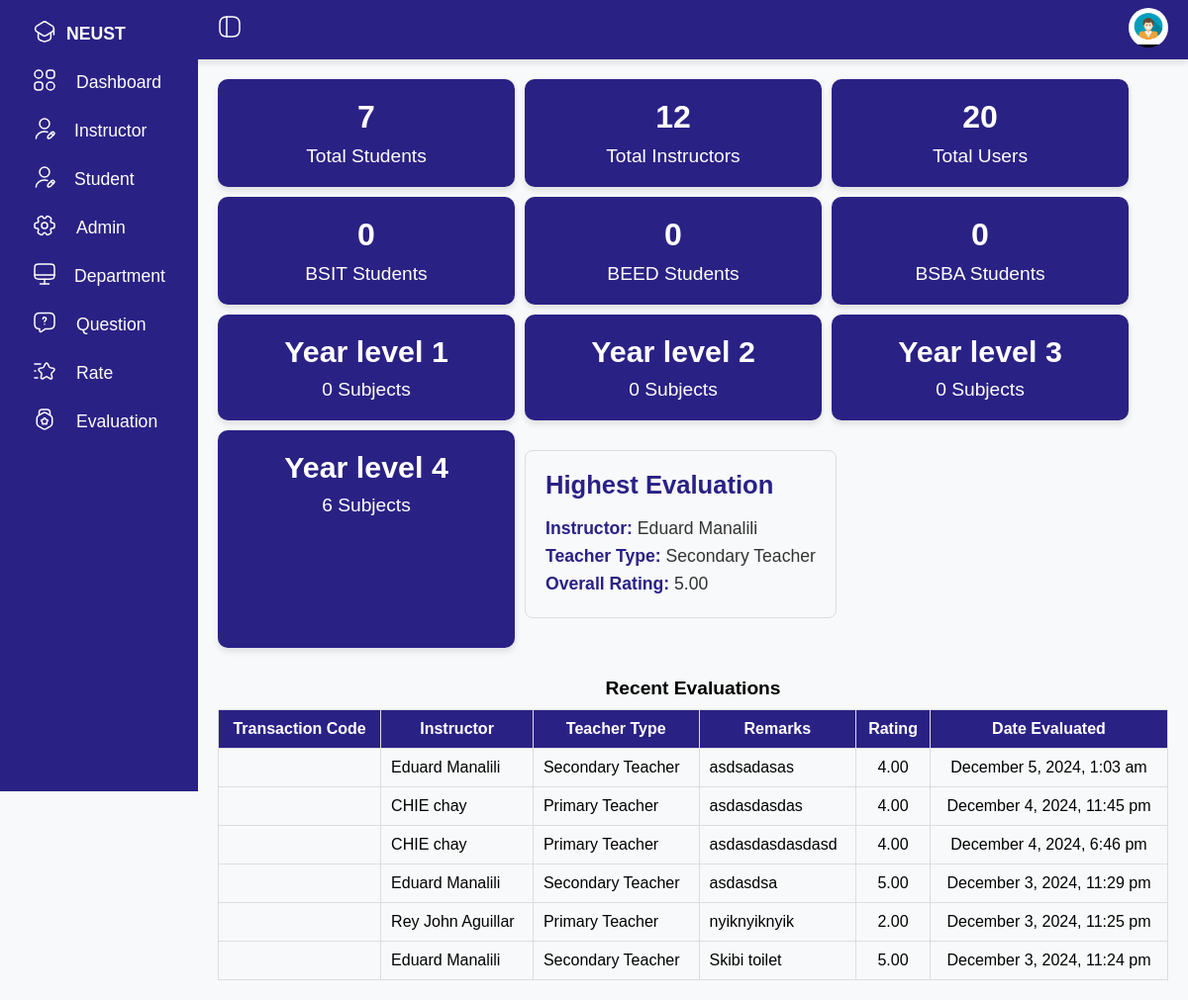
The page /dashboard.php (signed in) on the database as committed earlier.
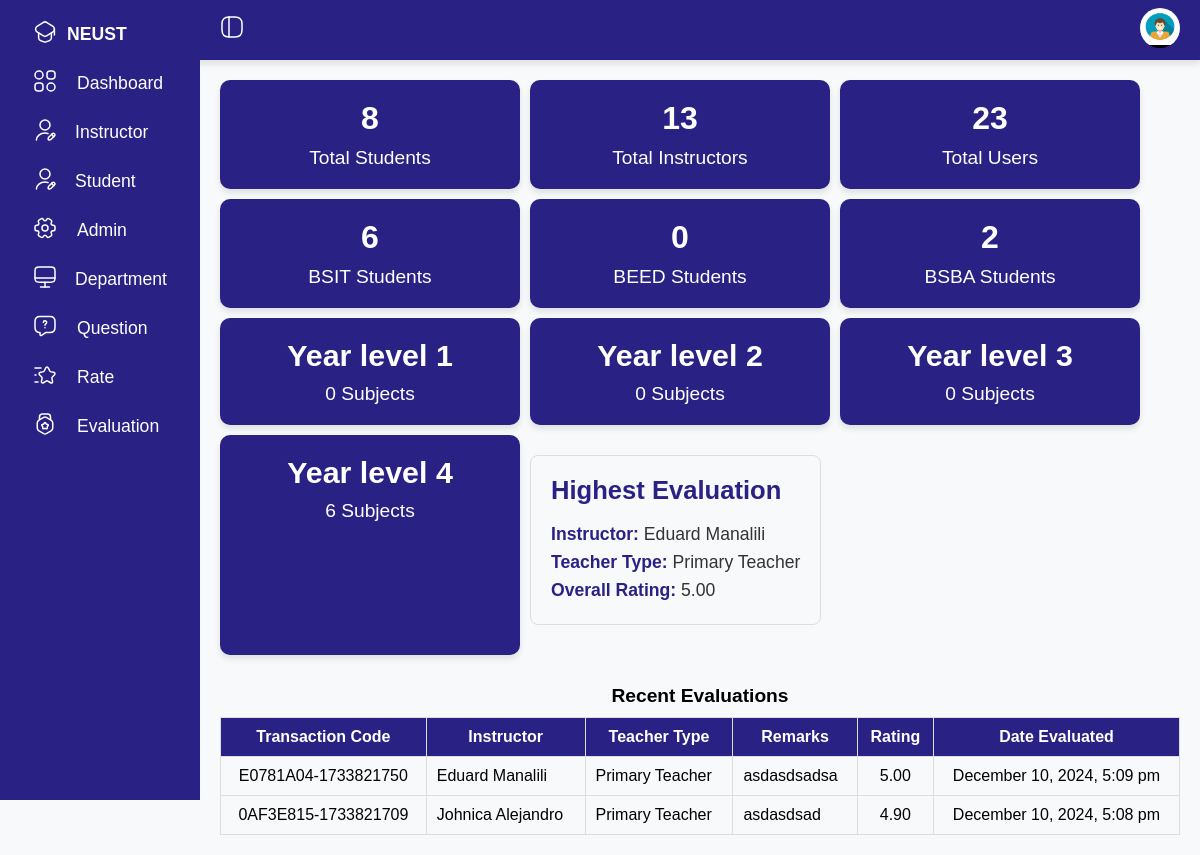
The same page on the database as committed later.
### tables this page shows
CREATE TABLE `class_teacher` (
  `class_teacher_id` int(11) NOT NULL,
  `advisory_class_id` int(11) NOT NULL,
  `teacher_type` varchar(50) NOT NULL,
  `sub_id` int(11) NOT NULL,
  `user_id` int(11) NOT NULL
);

CREATE TABLE `evaluation` (
  `eval_id` int(11) NOT NULL,
  `remarks` text NOT NULL,
  `rate_result` decimal(10,2) NOT NULL,
  `user_id` int(11) NOT NULL,
  `class_teacher_id` int(11) NOT NULL,
  `date_created` datetime DEFAULT current_timestamp(),
  `transaction_code` varchar(50) NOT NULL
);

CREATE TABLE `users` (
  `user_id` int(11) NOT NULL,
  `fname` varchar(100) NOT NULL,
  `mname` varchar(100) DEFAULT NULL,
  `lname` varchar(100) NOT NULL,
  `suffixname` varchar(20) DEFAULT NULL,
  `contact_no` varchar(20) NOT NULL,
  `houseno` int(20) NOT NULL,
  `street` varchar(100) NOT NULL,
  `barangay` varchar(100) NOT NULL,
  `city` varchar(100) NOT NULL,
  `province` varchar(100) NOT NULL,
  `postalcode` varchar(25) NOT NULL,
  `birthdate` date NOT NULL DEFAULT curdate(),
  `gender` enum('Female','Male') NOT NULL,
  `role` enum('Admin','Student','Instructor') NOT NULL,
  `email` varchar(100) NOT NULL,
  `password` varchar(100) DEFAULT NULL,
  `is_archived` tinyint(1) DEFAULT 0
);

### dashboard.php (the view, shortened to what the changed rows need)
<?php
include('db.php');
$students_query = "SELECT COUNT(*) AS total_students FROM users WHERE role = 'student'";
$students_stmt = $pdo->
    prepare($students_query);
$students_stmt->execute();
$total_students_row = $students_stmt->fetch(PDO::FETCH_ASSOC);
$total_students = $total_students_row['total_students'];
$instructors_query = "SELECT COUNT(*) AS total_instructors FROM users WHERE role = 'instructor'";
$instructors_stmt = $pdo->prepare($instructors_query);
$instructors_stmt->execute();
$total_instructors_row = $instructors_stmt->fetch(PDO::FETCH_ASSOC);
$total_instructors = $total_instructors_row['total_instructors'];
$allUsersQuery = $instructors_query = "SELECT COUNT(*) AS total_users FROM users";
$allUsersStmt = $pdo->prepare($allUsersQuery);
$allUsersStmt->execute();
$allUsers = $allUsersStmt->fetch(PDO::FETCH_ASSOC);
$allUsers = $allUsers['total_users'];
$studentsPerDepartmentQuery = "
    SELECT
    d.department,
    COUNT(u.user_id) AS total_students
    FROM
    user_dep ud
    JOIN
    department d ON ud.dep_id = d.dep_id
    JOIN
    users u ON ud.user_id = u.user_id
    WHERE
    u.role = 'Student'
    AND d.department = 'BSIT'
    GROUP BY
    d.department
    ";
$stmt = $pdo->prepare($studentsPerDepartmentQuery);
$stmt->execute();
$result = $stmt->fetch(PDO::FETCH_ASSOC);
$totalStudentsBSIT = !empty($result) ? $result['total_students'] : 0;
$studentsPerDepartmentQuery = "
    SELECT
    d.department,
    COUNT(u.user_id) AS total_students
    FROM
    user_dep ud
    JOIN
    department d ON ud.dep_id = d.dep_id
    JOIN
    users u ON ud.user_id = u.user_id
    WHERE
    u.role = 'Student'
    AND d.department = 'BSBA'
    GROUP BY
    d.department
    ";
$stmt = $pdo->prepare($studentsPerDepartmentQuery);
$stmt->execute();
$result = $stmt->fetch(PDO::FETCH_ASSOC);
$totalStudentsBSBA = !empty($result) ? $result['total_students'] : 0;
?>
<!DOCTYPE html>
<html lang="en">
<head>
    <link rel="stylesheet" href="">
</head>
<body>
    <div class="container">
        <div class="main">
            <div class="cardBox" style="display: flex; gap: 10px; flex-wrap: wrap; ">
                <div class="card"
                    style="background-color: #2A2185; color: white; padding: 20px; border-radius: 10px; box-shadow: 0 4px 6px rgba(0, 0, 0, 0.1); text-align: center; flex: 1; min-width: 250px; max-width: 300px;">
                    <div>
                        <div class="numbers" style="font-size: 2rem; font-weight: bold; color: white;">
                            <?php echo $total_students; ?>
                        </div>
                        <div class="cardName" style="font-size: 1.2rem; margin-top: 10px;">Total Students</div>
                    </div>
                </div>
                <div class="card"
                    style="background-color: #2A2185; color: white; padding: 20px; border-radius: 10px; box-shadow: 0 4px 6px rgba(0, 0, 0, 0.1); text-align: center; flex: 1; min-width: 250px; max-width: 300px;">
                    <div>
                        <div class="numbers" style="font-size: 2rem; font-weight: bold; color: white;">
                            <?php echo $total_instructors; ?>
                        </div>
                        <div class="cardName" style="font-size: 1.2rem; margin-top: 10px;">Total Instructors</div>
                    </div>
                </div>
                <div class="card"
                    style="background-color: #2A2185; color: white; padding: 20px; border-radius: 10px; box-shadow: 0 4px 6px rgba(0, 0, 0, 0.1); text-align: center; flex: 1; min-width: 250px; max-width: 300px;">
                    <div>
                        <div class="numbers" style="font-size: 2rem; font-weight: bold; color: white;">
                            <?php echo $allUsers; ?>
                        </div>
                        <div class="cardName" style="font-size: 1.2rem; margin-top: 10px;">Total Users</div>
                    </div>
                </div>
                <div class="card"
                    style="background-color: #2A2185; color: white; padding: 20px; border-radius: 10px; box-shadow: 0 4px 6px rgba(0, 0, 0, 0.1); text-align: center; flex: 1; min-width: 250px; max-width: 300px;">
                    <div>
                        <div class="numbers" style="font-size: 2rem; font-weight: bold; color: white;">
                            <?php echo $totalStudentsBSIT; ?>
                        </div>
                        <div class="cardName" style="font-size: 1.2rem; margin-top: 10px;">BSIT Students</div>
                    </div>
                </div>
                <div class="card"
                    style="background-color: #2A2185; color: white; padding: 20px; border-radius: 10px; box-shadow: 0 4px 6px rgba(0, 0, 0, 0.1); text-align: center; flex: 1; min-width: 250px; max-width: 300px;">
                    <div>
                        <div class="numbers" style="font-size: 2rem; font-weight: bold; color: white;">
                            <?php echo $totalStudentsBSBA; ?>
                        </div>
                        <div class="cardName" style="font-size: 1.2rem; margin-top: 10px;">BSBA Students</div>
                    </div>
                </div>
                <?php
                $yearLevels = [1, 2, 3, 4];
                foreach ($yearLevels as $yearLevel) {
                    try {
                        $query = "SELECT COUNT(DISTINCT subject.sub_id) AS unique_subject_count
          FROM subject
          JOIN class_teacher ON subject.sub_id = class_teacher.sub_id
          JOIN advisory_class ON class_teacher.advisory_class_id = advisory_class.advisory_class_id
          JOIN class ON advisory_class.class_id = class.class_id
          WHERE class.year_level = ?";
                        $stmt = $pdo->prepare($query);
                        $stmt->bindParam(1, $yearLevel, PDO::PARAM_INT);
                        $stmt->execute();
                        $uniqueSubjectCount = $stmt->fetchColumn() ?? 0;
                    } catch (PDOException $e) {
                        echo "Error: " . $e->getMessage();
                        die();
                    }
                    ?>
                    <div class="card"
                        style="background-color: #2A2185; color: white; padding: 20px; border-radius: 10px; box-shadow: 0 4px 6px rgba(0, 0, 0, 0.1); text-align: center; flex: 1; min-width: 250px; max-width: 300px;">
                        <div>
                            <div class="numbers" style="font-size: 1.9rem; font-weight: bold; color: white;">
                                Year level <?php echo htmlspecialchars($yearLevel); ?>
                            </div>
                            <div class="cardName" style="font-size: 1.2rem; margin-top: 10px;">
                                <?php echo $uniqueSubjectCount; ?> Subjects
                            </div>
                        </div>
                    </div>
                <?php } ?>
                <?php
                $highestEvaluationQuery = "
    SELECT
        e.eval_id,
        e.remarks,
        e.rate_result,
        e.date_created,
        u.fname AS instructor_fname,
        u.lname AS instructor_lname,
        ct.teacher_type
    FROM evaluation e
    JOIN class_teacher ct ON e.class_teacher_id = ct.class_teacher_id
    JOIN users u ON ct.user_id = u.user_id
    ORDER BY e.rate_result DESC
    LIMIT 1
";
                $stmt = $pdo->prepare($highestEvaluationQuery);
                $stmt->execute();
                $highestEvaluation = $stmt->fetch(PDO::FETCH_ASSOC);
                $recentEvaluationsQuery = "
    SELECT
        e.eval_id,
        e.remarks,
        e.rate_result,
        e.date_created,
        u.fname AS instructor_fname,
        u.lname AS instructor_lname,
        ct.teacher_type
    FROM evaluation e
    JOIN class_teacher ct ON e.class_teacher_id = ct.class_teacher_id
    JOIN users u ON ct.user_id = u.user_id
    ORDER BY e.date_created DESC
    LIMIT 10
";
                $stmt = $pdo->prepare($recentEvaluationsQuery);
                $stmt->execute();
                $result = $stmt->fetchAll(PDO::FETCH_ASSOC);
                if ($highestEvaluation): ?>
                    <div
                        style="background-color: #f8f9fa; padding: 20px; border-radius: 8px; border: 1px solid #ddd; margin-top: 20px; margin-bottom: 30px;">
                        <h3 style="font-size: 1.6rem; color: #2A2185; font-weight: bold; margin-bottom: 15px;">Highest
                            Evaluation</h3>
                        <p style="font-size: 1.1rem; color: #333; line-height: 1.6;">
                            <strong style="color: #2A2185;">Instructor:</strong>
                            <?php echo $highestEvaluation['instructor_fname'] . ' ' . $highestEvaluation['instructor_lname']; ?><br>
                            <strong style="color: #2A2185;">Teacher Type:</strong>
                            <?php echo $highestEvaluation['teacher_type']; ?><br>
                            <strong style="color: #2A2185;">Overall Rating:</strong>
                            <?php echo $highestEvaluation['rate_result']; ?><br>
                        </p>
                    </div>
                <?php endif; ?>
                <?php
                $recentEvaluationsQuery = "
    SELECT
        e.eval_id,
        e.transaction_code,
        e.remarks,
        e.rate_result,
        e.date_created,
        u.fname AS instructor_fname,
        u.lname AS instructor_lname,
        ct.teacher_type
    FROM evaluation e
    JOIN class_teacher ct ON e.class_teacher_id = ct.class_teacher_id
    JOIN users u ON ct.user_id = u.user_id
    ORDER BY e.date_created DESC
    LIMIT 10
";
                $stmt = $pdo->prepare($recentEvaluationsQuery);
                $stmt->execute();
                $result = $stmt->fetchAll(PDO::FETCH_ASSOC);
                if (count($result) > 0): ?>
                    <table style="width: 100%; border-collapse: collapse; margin-top: 20px; ">
                        <caption style="font-size: 1.2rem; font-weight: bold; margin-bottom: 10px;">Recent Evaluations
                        </caption>
                        <thead>
                            <tr style="background-color: #2A2185; color: white;">
                                <th style="padding: 10px; border: 1px solid #ddd;">Transaction Code</th>
                                <th style="padding: 10px; border: 1px solid #ddd;">Instructor</th>
                                <th style="padding: 10px; border: 1px solid #ddd;">Teacher Type</th>
                                <th style="padding: 10px; border: 1px solid #ddd;">Remarks</th>
                                <th style="padding: 10px; border: 1px solid #ddd;">Rating</th>
                                <th style="padding: 10px; border: 1px solid #ddd;">Date Evaluated</th>
                            </tr>
                        </thead>
                        <tbody>
                            <?php foreach ($result as $row): ?>
                                <tr>
                                    <td style="padding: 10px; border: 1px solid #ddd; text-align: center;">
                                        <?php echo $row['transaction_code']; ?>
                                    </td>
                                    <td style="padding: 10px; border: 1px solid #ddd;">
                                        <?php echo $row['instructor_fname'] . ' ' . $row['instructor_lname']; ?>
                                    </td>
                                    <td style="padding: 10px; border: 1px solid #ddd;"><?php echo $row['teacher_type']; ?></td>
                                    <td style="padding: 10px; border: 1px solid #ddd;"><?php echo $row['remarks']; ?></td>
                                    <td style="padding: 10px; border: 1px solid #ddd; text-align: center;">
                                        <?php echo $row['rate_result']; ?>
                                    </td>
                                    <td style="padding: 10px; border: 1px solid #ddd; text-align: center;">
                                        <?php echo date("F j, Y, g:i a", strtotime($row['date_created'])); ?>
                                    </td>
                                </tr>
                            <?php endforeach; ?>
                        </tbody>
                    </table>
                <?php else: ?>
                    <p style="margin-top: 20px;">No recent evaluations found.</p>
                <?php endif; ?>
            </div>
        </div>
</body>
</html>

Rows that differ between the two databases and show on the page:
removed class_teacher: teacher_type "Secondary Teacher"
removed evaluation: rate_result "5.00", users.fname "Eduard", users.lname "Manalili", class_teacher.teacher_type "Secondary Teacher", remarks "Skibi toilet", date_created "December 3, 2024, 11:24 pm"
removed evaluation: users.fname "Eduard", users.lname "Manalili", class_teacher.teacher_type "Secondary Teacher", remarks "asdsadasas", rate_result "4.00", date_created "December 5, 2024, 1:03 am"
removed evaluation: users.fname "CHIE", users.lname "chay", class_teacher.teacher_type "Primary Teacher", remarks "asdasdasdas", rate_result "4.00", date_created "December 4, 2024, 11:45 pm"
removed evaluation: users.fname "CHIE", users.lname "chay", class_teacher.teacher_type "Primary Teacher", remarks "asdasdasdasdasd", rate_result "4.00", date_created "December 4, 2024, 6:46 pm"
removed evaluation: users.fname "Eduard", users.lname "Manalili", class_teacher.teacher_type "Secondary Teacher", remarks "asdasdsa", rate_result "5.00", date_created "December 3, 2024, 11:29 pm"
removed evaluation: users.fname "Rey John", users.lname "Aguillar", class_teacher.teacher_type "Primary Teacher", remarks "nyiknyiknyik", rate_result "2.00", date_created "December 3, 2024, 11:25 pm"
added class_teacher: teacher_type "Primary Teacher"
added evaluation: rate_result "5.00", transaction_code "E0781A04-1733821750", users.fname "Eduard", users.lname "Manalili", class_teacher.teacher_type "Primary Teacher", remarks "asdasdsadsa", date_created "December 10, 2024, 5:09 pm"
added evaluation: transaction_code "0AF3E815-1733821709", users.fname "Johnica", users.lname "Alejandro", class_teacher.teacher_type "Primary Teacher", remarks "asdasdsad", rate_result "4.90", date_created "December 10, 2024, 5:08 pm"
Other text that changed with them:
$total_students: "7" → "8"
$total_instructors: "12" → "13"
$allUsers: "20" → "23"
$totalStudentsBSIT: "0" → "6"
$totalStudentsBSBA: "0" → "2"
